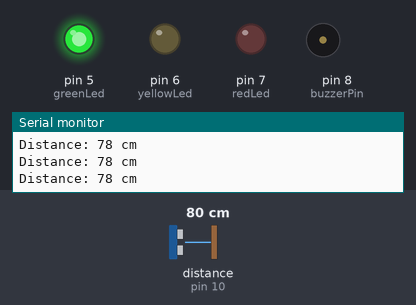
Bench run of a sketch on a simulated Arduino Uno, built with avr-gcc and run on an emulated ATmega328P. Shown: output pins drawn as LEDs (lit = HIGH), buzzer (waves = sounding, pin HIGH), the last lines printed to the serial monitor. Wiring (inferred from the names in the program): ultrasonic range finder: trigger pin 9; echo pin 10. Inputs (shaded band) come from the test bench; at power-on: distance to the obstacle (sensor on pin 10) 80 cm. The echo pulse lasts 58.3 µs per cm; pins used as bus, display or sensor lines are not drawn.

Above: at 1.2 s.
1.3 s: distance to the obstacle (sensor on pin 10) set to 34 cm
2.8 s: distance to the obstacle (sensor on pin 10) set to 29 cm
At 3.04 s:
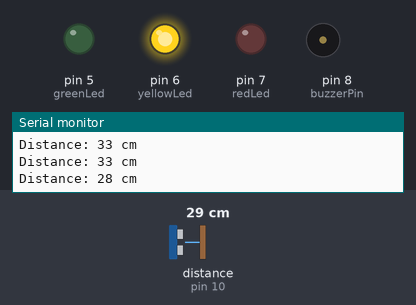
5.8 s: distance to the obstacle (sensor on pin 10) set to 13 cm
8.8 s: distance to the obstacle (sensor on pin 10) set to 10 cm
At 9.6 s:
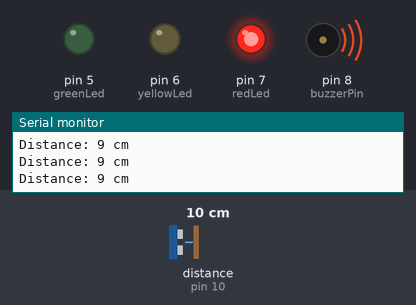
10.3 s: distance to the obstacle (sensor on pin 10) set to 18 cm
At 10.45 s:
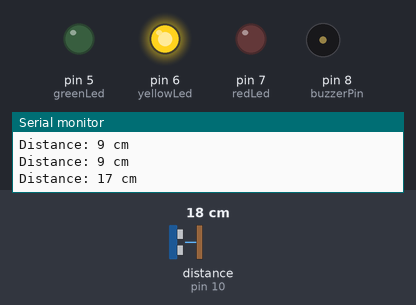
13.3 s: distance to the obstacle (sensor on pin 10) set to 2 cm
At 14.4 s:
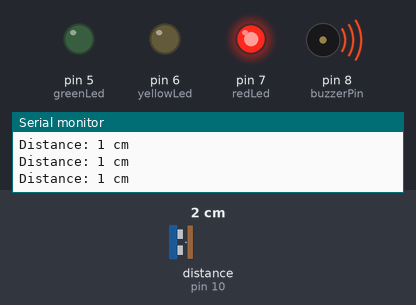
Timing chart, 0 to 15.8 s (numbered marks = the images above; inputs shaded):
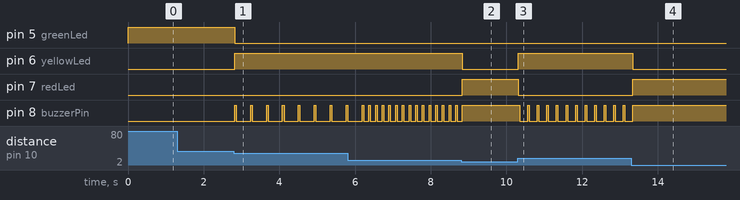

Measured:
- the behaviour switches between 32 and 31 cm on distance to the obstacle (sensor on pin 10) (found by bisection; images 0 and 1)
- the behaviour switches between 12 and 11 cm on distance to the obstacle (sensor on pin 10) (found by bisection; images 1 and 2)
- after the input at 2.8 s, pin 5 (greenLed): HIGH → LOW at once; pin 6 (yellowLed): LOW → HIGH at once; pin 8 (buzzerPin): alternates HIGH for 0.04 s and LOW for 0.38 s, starting at once
- after the input at 8.8 s, pin 6 (yellowLed): HIGH → LOW at once; pin 7 (redLed): LOW → HIGH at once; pin 8 (buzzerPin): goes on until 8.8 s, then stays HIGH
- after the input at 10.3 s, pin 6 (yellowLed): LOW → HIGH at once; pin 7 (redLed): HIGH → LOW at once; pin 8 (buzzerPin): alternates HIGH for 0.04 s and LOW for 0.21 s, starting after 0.05 s
- after the input at 13.3 s, pin 6 (yellowLed): HIGH → LOW at once; pin 7 (redLed): LOW → HIGH at once; pin 8 (buzzerPin): goes on until 13.3 s, then stays HIGH

The sketch:

parking_assist.ino
```cpp
// Define Pin Numbers
const int trigPin = 9;
const int echoPin = 10;
const int buzzerPin = 8;

const int greenLed = 5;
const int yellowLed = 6;
const int redLed = 7;

// Variables
long duration;
int distance;

void setup() {
  pinMode(trigPin, OUTPUT);
  pinMode(echoPin, INPUT);
  pinMode(buzzerPin, OUTPUT);

  pinMode(greenLed, OUTPUT);
  pinMode(yellowLed, OUTPUT);
  pinMode(redLed, OUTPUT);

  Serial.begin(9600);
}

void loop() {
  // Clear and trigger the ultrasonic sensor
  digitalWrite(trigPin, LOW);
  delayMicroseconds(2);
  digitalWrite(trigPin, HIGH);
  delayMicroseconds(10);
  digitalWrite(trigPin, LOW);

  // Measure the bounce-back time
  duration = pulseIn(echoPin, HIGH);
  distance = duration * 0.034 / 2;

  // Print for troubleshooting
  Serial.print("Distance: ");
  Serial.print(distance);
  Serial.println(" cm");

  // PARKING LOGIC ZONES

  if (distance > 30 || distance == 0) {
    // ZONE 1: SAFE (Object is far away)
    digitalWrite(greenLed, HIGH);
    digitalWrite(yellowLed, LOW);
    digitalWrite(redLed, LOW);
    digitalWrite(buzzerPin, LOW); // Silent
  }
  else if (distance <= 30 && distance > 10) {
    // ZONE 2: CAUTION (Object getting closer)
    digitalWrite(greenLed, LOW);
    digitalWrite(yellowLed, HIGH);
    digitalWrite(redLed, LOW);

    // Dynamic intermittent beeping
    digitalWrite(buzzerPin, HIGH);
    delay(40);
    digitalWrite(buzzerPin, LOW);

    int beepDelay = map(distance, 11, 30, 60, 350);
    delay(beepDelay);
  }
  else if (distance <= 10 && distance > 0) {
    // ZONE 3: DANGER! STOP! (Object is too close)
    digitalWrite(greenLed, LOW);
    digitalWrite(yellowLed, LOW);
    digitalWrite(redLed, HIGH);

    // Continuous solid alarm tone
    digitalWrite(buzzerPin, HIGH);
  }

  delay(60); // Small stability delay for the sensor readings
}
```
